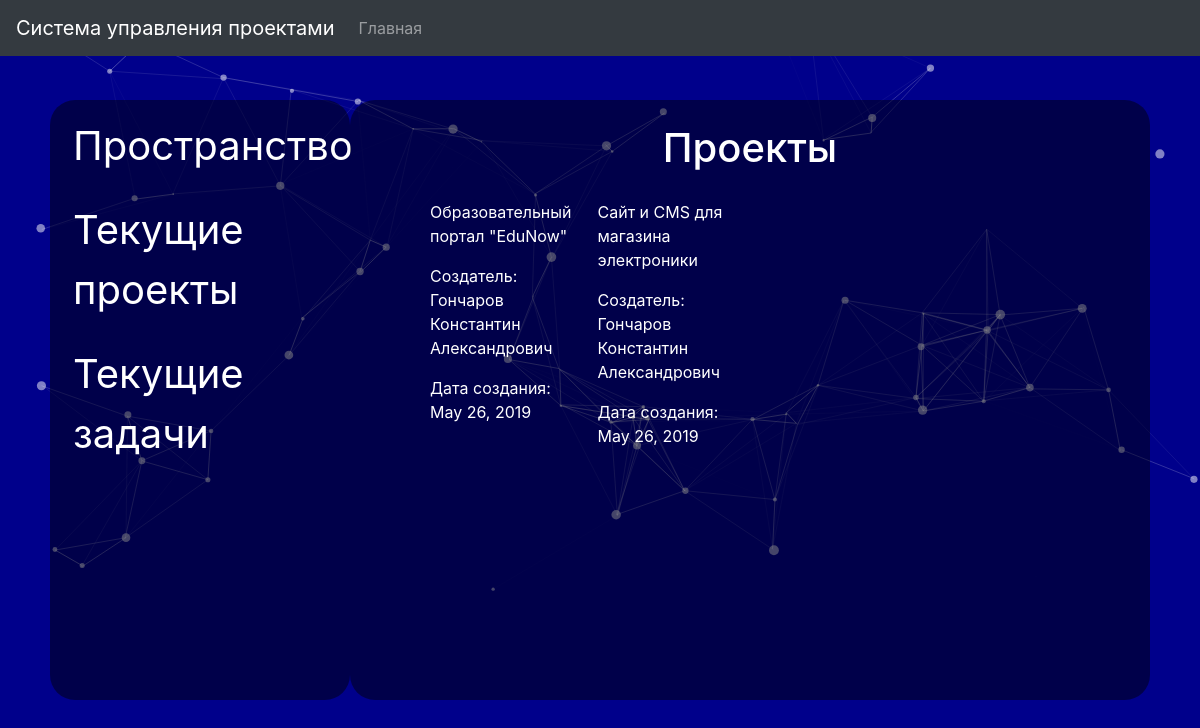
The page /current-projects/ on the database its author committed.
### core/models.py (models this page shows, shortened)
class Project(models.Model):
    title = models.CharField(max_length=100, verbose_name="Название проекта")
    description = models.TextField(verbose_name="Описание")
    useful_info = models.TextField(verbose_name="Дополнительная информация", null=True)
    creator = models.ForeignKey(SystemUser, on_delete=models.SET_NULL, null=True, related_name="project_creator")
    namespace = models.ForeignKey(Namespace, on_delete=models.CASCADE)
    customer = models.ForeignKey(SystemUser, on_delete=models.SET_NULL, null=True, related_name="project_customer")
    creation_date = models.DateField(default=datetime.date.today())

class SystemUser(models.Model):
    USER_ROLES = (("user", "Пользователь"), ("admin", "Администратор"), ("customer", "Заказчик"))
    user = models.ForeignKey(User, on_delete=models.SET_NULL, null=True, verbose_name="Пользователь")
    role = models.CharField(max_length=100, choices=USER_ROLES, verbose_name="Роль")
    full_name = models.CharField(max_length=100, verbose_name="Полное имя")
    contacts = models.TextField()

### core/views.py (the view)
# urls.py: path('current-projects/', views.current_projects),
def current_projects(request):
    data = {}
    projects = Project.objects.all()
    data["projects"] = projects
    return render(request, "core/projects.html", data)

### templates/core/projects.html
{% extends "core/core_base.html" %}
{% block page %}
    <div class="row mt-4 namespace-title-row">
        <h1 class="namespace-title">Проекты</h1>
    </div>
    <div class="row namespace-users-group">
        {% for project in projects %}
            <div class="col-lg-3">
                <div class="project-card">
                    <div class="project-header">
                        <p class="namespace-user-name">{{ project.title }}</p>
                    </div>
                    <div class="project-creator">
                        <p class="namespace-user-name">Создатель: {{ project.creator.full_name }}</p>
                    </div>
                    <div class="project-creation-date">
                        <p class="namespace-user-name">Дата создания: {{ project.creation_date }}</p>
                    </div>
                </div>
            </div>
        {% endfor %}
        </div>
{% endblock %}

### static/core/css/style.css (style rules this page uses)
body { background-color: darkblue; }
.namespace-title { color: white; width: 100%; }
.namespace-title-row { text-align: center; }
.namespace-user-name { color : white; }
.namespace-users-group { margin-left: 50px; margin-right: 50px; }
.project-card { margin-top: 20px; }

### rows shown on the page
Project: title "Образовательный портал \"EduNow\"", creator.full_name "Гончаров Константин Александрович", creation_date "May 26, 2019"
Project: title "Сайт и CMS для магазина электроники", creator.full_name "Гончаров Константин Александрович", creation_date "May 26, 2019"
